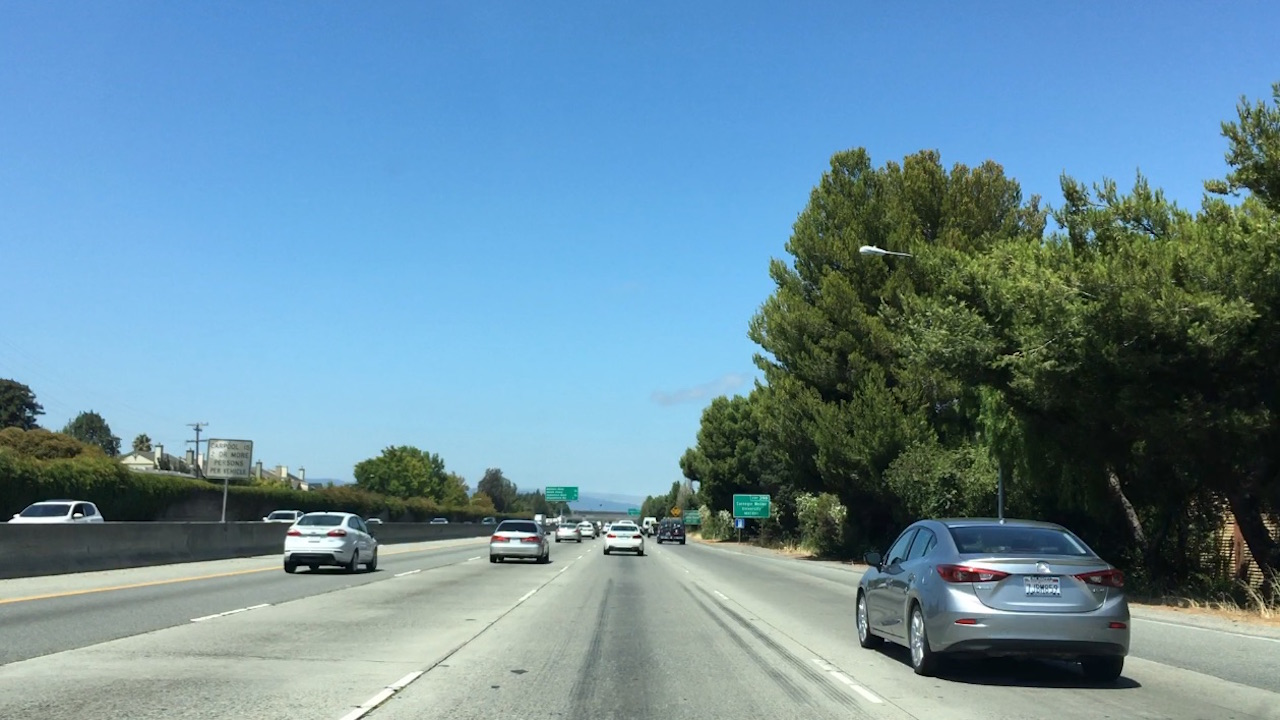
#> input picture P5-Vehicle-Detection-Tracking/test_images/bbox-example-image.jpg, 1280 x 720 px
$ jupyter execute --allow-errors detect.ipynb   (shell and % lines are left out)   (older library calls are emulated)
#> lines starting #> are read from the running program, lines starting #| are printed output that depends on the picture
[cell 1]
import matplotlib.image as mpimg
import numpy as np
import cv2
from skimage.feature import hog

## Functions to extract features
1. Spatial features
2. Histogram features
3. HoG features
4. Combining features
5. Draw boxes
6. Color Transform

[cell 2]
import matplotlib.image as mpimg
import numpy as np
import cv2
from skimage.feature import hog
# Define a function to return HOG features and visualization
# [37 lines left out: functions get_hog_features, bin_spatial, color_hist, not called in this run]

# Define a function to extract features from a list of images
# Have this function call bin_spatial() and color_hist()
def extract_features(imgs, color_space='RGB', spatial_size=(32, 32),
                        hist_bins=32, orient=9,
                        pix_per_cell=8, cell_per_block=2, hog_channel=0,
                        spatial_feat=True, hist_feat=True, hog_feat=True):
    # Create a list to append feature vectors to
    features = []
    # Iterate through the list of images
    for file in imgs:
        file_features = []
        # Read in each one by one
        image = mpimg.imread(file)
        # apply color conversion if other than 'RGB'
        if color_space != 'RGB':
            if color_space == 'HSV':
                feature_image = cv2.cvtColor(image, cv2.COLOR_RGB2HSV)
            elif color_space == 'LUV':
                feature_image = cv2.cvtColor(image, cv2.COLOR_RGB2LUV)
            elif color_space == 'HLS':
                feature_image = cv2.cvtColor(image, cv2.COLOR_RGB2HLS)
            elif color_space == 'YUV':
                feature_image = cv2.cvtColor(image, cv2.COLOR_RGB2YUV)
            elif color_space == 'YCrCb':
                feature_image = cv2.cvtColor(image, cv2.COLOR_RGB2YCrCb)
        else: feature_image = np.copy(image)

        if spatial_feat == True:
            spatial_features = bin_spatial(feature_image, size=spatial_size)
            file_features.append(spatial_features)
        if hist_feat == True:
            # Apply color_hist()
            hist_features = color_hist(feature_image, nbins=hist_bins)
            file_features.append(hist_features)

        if hog_feat == True:
        # Call get_hog_features() with vis=False, feature_vec=True
            if hog_channel == 'ALL':
                hog_features = []
                for channel in range(feature_image.shape[2]):
                    hog_features.append(get_hog_features(feature_image[:,:,channel],
                                        orient, pix_per_cell, cell_per_block,
                                        vis=False, feature_vec=True))
                hog_features = np.ravel(hog_features)
            else:
                hog_features = get_hog_features(feature_image[:,:,hog_channel], orient,
                            pix_per_cell, cell_per_block, vis=False, feature_vec=True)
            # Append the new feature vector to the features list
            file_features.append(hog_features)

        features.append(np.concatenate(file_features))
    # Return list of feature vectors
    return features


# Define a function to draw bounding boxes
# [24 lines left out: functions draw_boxes, convert_color, not called in this run]

## Reading Data and Extracting features
Define various parameter for feature extraction here

[cell 3]
import matplotlib.image as mpimg
import matplotlib.pyplot as plt
import numpy as np
import cv2
import glob
import time
from sklearn.svm import LinearSVC, SVC
from sklearn.preprocessing import StandardScaler
from skimage.feature import hog

# NOTE: the next import is only valid for scikit-learn version <= 0.17
# for scikit-learn >= 0.18 use:
# from sklearn.model_selection import train_test_split
from sklearn.model_selection import train_test_split, GridSearchCV

# Read in cars and notcars
cars = glob.glob('./Data/vehicles/**/**/*.png')
notcars = glob.glob('./Data/non-vehicles/**/**/*.png')

print("Total Cars: ", len(cars), " | Total Non-Cars: ", len(notcars))
# [13 lines of commented-out code are left out]

### TODO: Tweak these parameters and see how the results change.
color_space = 'YUV' # Can be RGB, HSV, LUV, HLS, YUV, YCrCb
orient = 11  # HOG orientations
pix_per_cell = 16 # HOG pixels per cell
cell_per_block = 2 # HOG cells per block
hog_channel = 'ALL' # Can be 0, 1, 2, or "ALL"
spatial_size = (16, 16) # Spatial binning dimensions
hist_bins = 16    # Number of histogram bins
spatial_feat = True # Spatial features on or off
hist_feat = True # Histogram features on or off
hog_feat = True # HOG features on or off
y_start_stop = [400, None] # Min and max in y to search in slide_window()

t=time.time()

car_features = extract_features(cars, color_space=color_space,
                        spatial_size=spatial_size, hist_bins=hist_bins,
                        orient=orient, pix_per_cell=pix_per_cell,
                        cell_per_block=cell_per_block,
                        hog_channel=hog_channel, spatial_feat=spatial_feat,
                        hist_feat=hist_feat, hog_feat=hog_feat)
notcar_features = extract_features(notcars, color_space=color_space,
                        spatial_size=spatial_size, hist_bins=hist_bins,
                        orient=orient, pix_per_cell=pix_per_cell,
                        cell_per_block=cell_per_block,
                        hog_channel=hog_channel, spatial_feat=spatial_feat,
                        hist_feat=hist_feat, hog_feat=hog_feat)

t2 = time.time()
print(round(t2-t, 2), 'Time to extract features...')

X = np.vstack((car_features, notcar_features)).astype(np.float64)
# Fit a per-column scaler
#> (the rest of this cell did not finish here and is left out)

## Visualize Training Data
Car and Non-car Data is shown

[cell 4]
fig, axs = plt.subplots(4,8, figsize=(16, 8))
fig.subplots_adjust(hspace = .2, wspace=.001)
axs = axs.ravel()

#> (the rest of this cell did not finish here and is left out)

## Visualize Features

#> (a cell that did not finish here is left out)

[cell 6]
from mpl_toolkits.mplot3d import Axes3D

def plot3d(pixels, colors_rgb,
        axis_labels=list("RGB"), axis_limits=((0, 255), (0, 255), (0, 255))):
    """Plot pixels in 3D."""

    # Create figure and 3D axes
    fig = plt.figure(figsize=(8, 8))
    ax = Axes3D(fig)

    # Set axis limits
    ax.set_xlim(*axis_limits[0])
    ax.set_ylim(*axis_limits[1])
    ax.set_zlim(*axis_limits[2])

    # Set axis labels and sizes
    ax.tick_params(axis='both', which='major', labelsize=14, pad=8)
    ax.set_xlabel(axis_labels[0], fontsize=16, labelpad=16)
    ax.set_ylabel(axis_labels[1], fontsize=16, labelpad=16)
    ax.set_zlabel(axis_labels[2], fontsize=16, labelpad=16)

    # Plot pixel values with colors given in colors_rgb
    ax.scatter(
        pixels[:, :, 0].ravel(),
        pixels[:, :, 1].ravel(),
        pixels[:, :, 2].ravel(),
        c=colors_rgb.reshape((-1, 3)), edgecolors='none')

    return ax  # return Axes3D object for further manipulation

img = cv2.imread("./test_images/bbox-example-image.jpg")
#> img is the input picture: shape (720, 1280, 3); mean B, G, R 158.7, 140.8, 105

# Select a small fraction of pixels to plot by subsampling it
scale = max(img.shape[0], img.shape[1], 64) / 64  # at most 64 rows and columns
#> scale = 20
img_small = cv2.resize(img, (np.int(img.shape[1] / scale), np.int(img.shape[0] / scale)), interpolation=cv2.INTER_NEAREST)
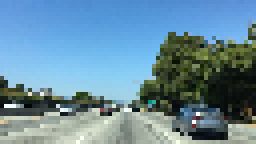
#> img_small: shape (36, 64, 3) (shown 4 times larger); mean B, G, R 159.4, 140.4, 103.8

# Convert subsampled image to desired color space(s)
img_small_RGB = cv2.cvtColor(img_small, cv2.COLOR_BGR2YUV)  # OpenCV uses BGR, matplotlib likes RGB
#> img_small_RGB: shape (36, 64, 3); mean of channels 0, 1, 2 131.6, 141.6, 103.6
img_small_HSV = cv2.cvtColor(img_small, cv2.COLOR_BGR2HSV)
#> img_small_HSV: shape (36, 64, 3); mean H, S, V 81.3, 100.1, 167.7
img_small_rgb = img_small_RGB / 255.  # scaled to [0, 1], only for plotting
#> img_small_rgb: shape (36, 64, 3) float64; mean of channels 0, 1, 2 0.516, 0.555, 0.406

# Plot and show
plot3d(img_small_RGB, img_small_rgb, axis_labels=list("YUV"))
plt.show()

plot3d(img_small_HSV, img_small_rgb, axis_labels=list("HSV"))
plt.show()

#> (a cell that did not finish here is left out)

## Training a SVM
1. Split data into train and test.
2. Define SVM
3. Train model
3. Check accuracy of trained model on test data

[cell 8]
# Split up data into randomized training and test sets
rand_state = np.random.randint(0, 100)
#> (the rest of this cell did not finish here and is left out)

## Sliding Window Function and feature extraction
1. Find HOG of scaled image
2. Combine Spatial, histogram and HoG features for each fixed window

[cell 9]
# with open('svc_pickle.p', 'wb') as f:
#     pickle.dump([svc, X_scaler, orient, pix_per_cell, cell_per_block, spatial_size, hist_bins], f)
# dist_pickle = pickle.load( open("svc_pickle.p", "rb" ) )

# [72 lines left out: function find_cars, not called in this run]

## Handling False Positives
1. Add all box to generate heatmap
2. Apply threshold to heatmap
3. Draw the filtered boxes

[cell 10]
import matplotlib.image as mpimg
import matplotlib.pyplot as plt
import numpy as np
import pickle
import cv2
from scipy.ndimage.measurements import label

# Read in a pickle file with bboxes saved
# Each item in the "all_bboxes" list will contain a
# list of boxes for one of the images shown above
#> (the rest of this cell did not finish here and is left out)

## Test Images

[cell 11]
f, ax = plt.subplots(2, 3, figsize=(18,12))
fig.subplots_adjust(hspace = .2, wspace=.001)
ax = ax.ravel()

for i, im in enumerate(glob.glob("./test_images/test*")):
    image = mpimg.imread(im)
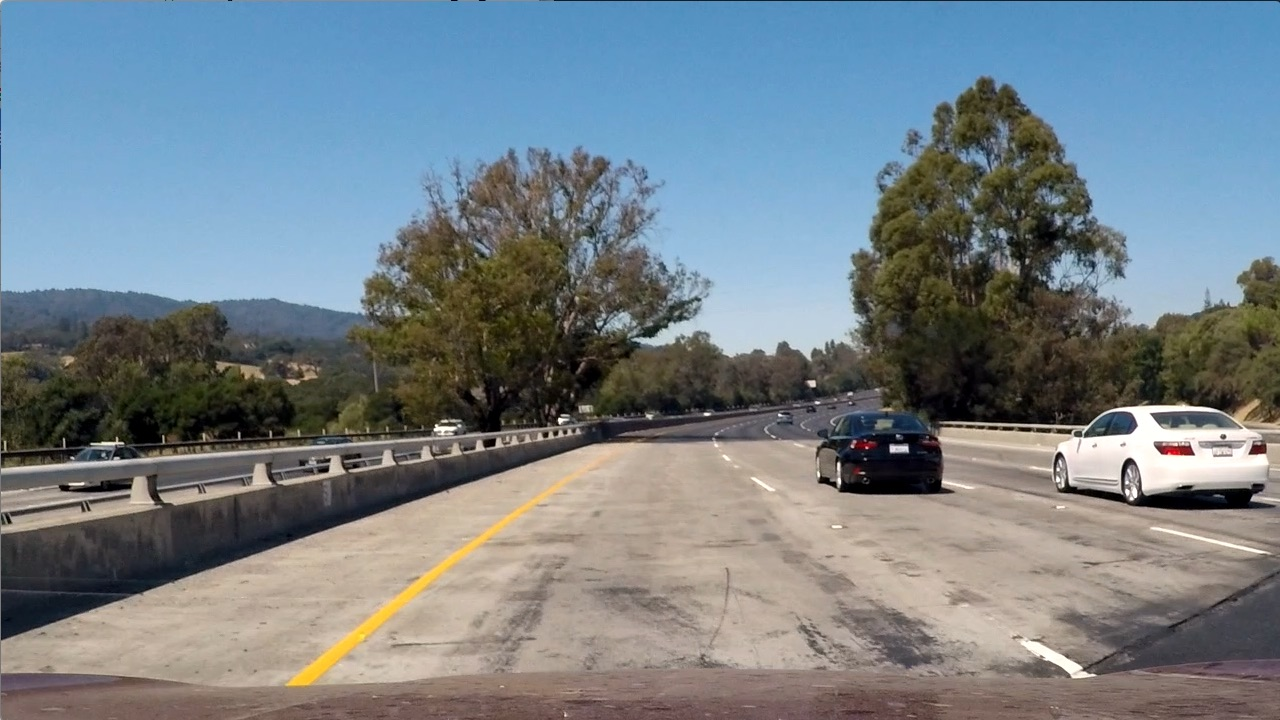
#> input picture P5-Vehicle-Detection-Tracking/test_images/test1.jpg, 1280 x 720 px
#> image is the input picture: shape (720, 1280, 3); mean R, G, B 117.5, 128.7, 135.5
    ax[i].axis('off')
    ax[i].set_title('Test Image {}'.format(i), fontsize=16)
    ax[i].imshow(image)
f.savefig("./output_images/test_images.png")
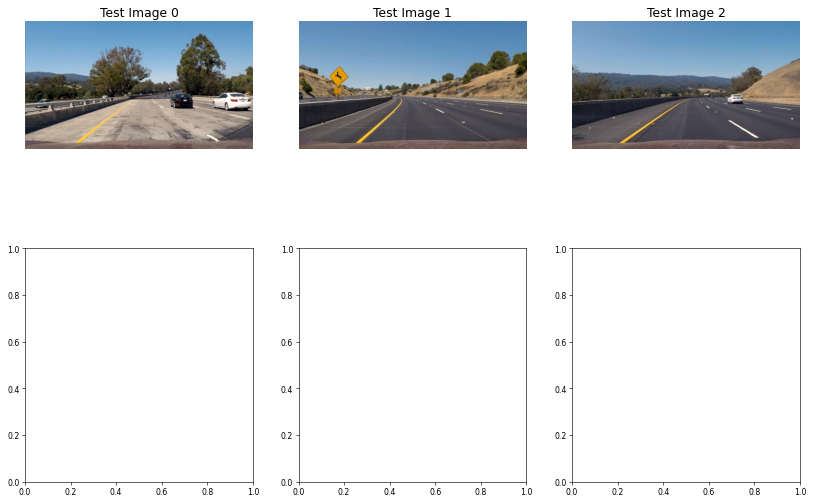
#> figure drawn by matplotlib, 3 panels

## Evaluating the complete model on a test image

[cell 12]
f, ax = plt.subplots(7, 3, figsize=(18,42))
fig.subplots_adjust(hspace = .2, wspace=.001)
ax = ax.ravel()

#> (the rest of this cell did not finish here and is left out)
